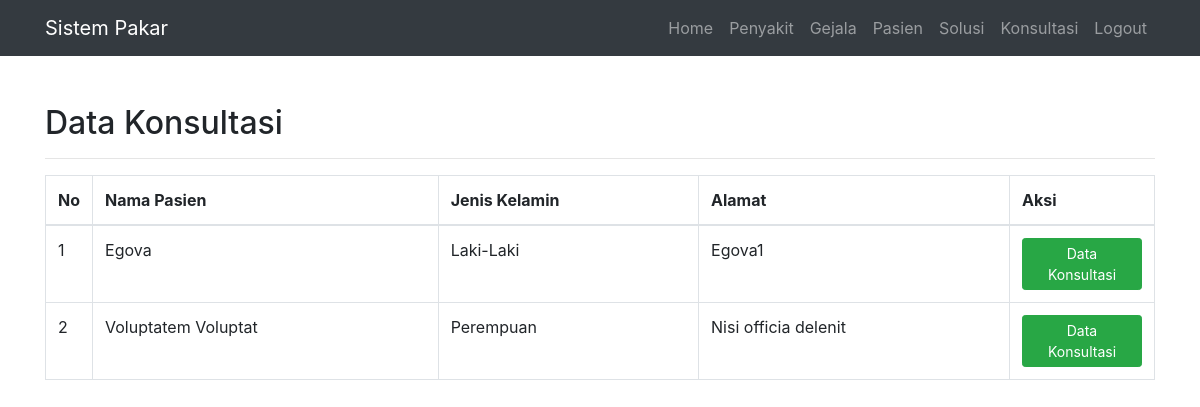
/admin/index.php?page=module/Konsultasi/index (signed in), run on the app's committed database.
### tables this page shows
CREATE TABLE IF NOT EXISTS `tb_Pasien` (
  `pasien_id` int(11) NOT NULL,
  `pasien_user` varchar(50) NOT NULL,
  `pasien_pass` varchar(50) NOT NULL,
  `pasien_nama` varchar(50) NOT NULL,
  `pasien_jk` varchar(50) NOT NULL,
  `pasien_tgl_lahir` date NOT NULL,
  `pasien_alamat` varchar(100) NOT NULL
);

### assets/model/conf.php (called while the page is built, shortened)
<?php
$conn = mysqli_connect('localhost', 'root', 'mysql', 'db_pakar_cf');
class Conf
{
    public function get($query)
    {
        global $conn;
        $ambil = $conn->query($query);
        $hasil = [];
        while ($pecah = $ambil->fetch_object()) {
            $hasil[] = $pecah;
        }
        return $hasil;
    }
}

### assets/model/db.php (called while the page is built, shortened)
<?php
include 'conf.php';
class Db extends Conf
{
    public function getAllPasien()
    {
        $query = $this->get("SELECT * FROM tb_Pasien");
        return $query;
    }
}

### admin/module/Konsultasi/index.php (the view)
<div class="container">
    <div class="row">
        <div class="col-md-12 mb-5 mt-5">
            <h2>Data Konsultasi</h2>
            <hr>
            <div class="table-responsive">
                <table class="table table-bordered" id="dataTable" width="100%" cellspacing="0">
                    <thead>
                        <tr>
                            <th width="10px">No</th>
                            <th>Nama Pasien</th>
                            <th>Jenis Kelamin</th>
                            <th>Alamat</th>
                            <th width="145px">Aksi</th>
                        </tr>
                    </thead>
                    <tbody>
                        <?php
                        foreach ($db->getAllPasien() as $no => $dPasien) {
                        ?>
                            <tr>
                                <td><?= ++$no ?></td>
                                <td><?= $dPasien->pasien_nama ?></td>
                                <td><?= $dPasien->pasien_jk ?></td>
                                <td><?= $dPasien->pasien_alamat ?></td>
                                <td>
                                    <a href="index.php?page=module/Konsultasi/detail&id=<?= $dPasien->pasien_id ?>" class="btn btn-success btn-sm">Data Konsultasi</a>
                                </td>
                            </tr>
                        <?php }  ?>
                    </tbody>
                </table>
            </div>
        </div>
    </div>
</div>

### assets/css/business-frontpage.css (style rules this page uses)
body { padding-top: 56px; }

### data on the page
tb_pasien: pasien_nama "Egova", pasien_jk "Laki-Laki", pasien_alamat "Egova1"
tb_pasien: pasien_nama "Voluptatem Voluptat", pasien_jk "Perempuan", pasien_alamat "Nisi officia delenit"
